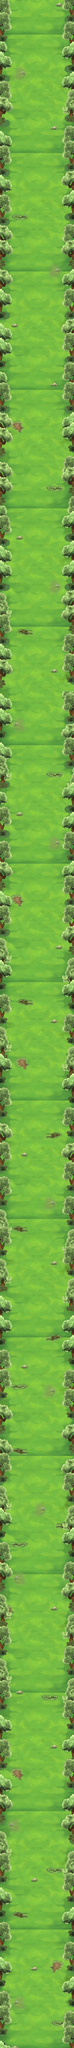

Tiled map render using the project's own tile images. Description and the map definition, with tile-layer contents summarised, below:
An orthogonal 15x415 tile map with 32x32 px tiles, 4 tile layers (Background, Background1, Decorate1, Decorate2), 2 tilesets and 362 objects (74x 5, 17x 4, 2x 1, 2, 3, ...).

<map version="1.0" orientation="orthogonal" width="15" height="415" tilewidth="32" tileheight="32">
 <tileset firstgid="1" name="grass" tilewidth="32" tileheight="32">
  <image source="grass.jpg" width="480" height="800" />
 </tileset>
 <tileset firstgid="376" name="grassc" tilewidth="32" tileheight="32">
  <image source="grassc.png" width="896" height="224" />
 </tileset>
 <layer name="Background" width="15" height="415">
  <data>[6225 cells, 6225 non-empty, 360 distinct tile ids]</data>
 </layer>
 <layer name="Background1" width="15" height="415">
  <data>[6225 cells, 632 non-empty, 51 distinct tile ids]</data>
 </layer>
 <objectgroup name="Objects" width="15" height="415">
  <object name="1" x="91" y="13251" width="282" height="20" />
  <object name="2" x="125" y="12454" width="281" height="20" />
  <object name="3" x="118" y="11652" width="244" height="19" />
  <object name="4" x="118" y="10852" width="244" height="19" />
  <object name="5" x="120" y="10051" width="244" height="19" />
  <object name="6" x="158" y="9250" width="244" height="19" />
  <object name="7" x="132" y="8454" width="244" height="19" />
  <object name="8" x="121" y="7654" width="244" height="19" />
  <object name="9" x="137" y="6849" width="244" height="19" />
  <object name="10" x="123" y="6056" width="244" height="19" />
  <object name="11" x="123" y="5255" width="244" height="19" />
  <object name="12" x="128" y="4450" width="244" height="19" />
  <object name="13" x="104" y="3657" width="244" height="19" />
  <object name="14" x="91" y="2852" width="244" height="19" />
  <object name="15" x="111" y="2052" width="244" height="19" />
  <object name="16" x="117" y="1252" width="244" height="19" />
  <object name="17" x="104" y="641" width="244" height="19" />
 </objectgroup>
 <objectgroup name="Enemys" width="15" height="415">
  <object x="225" y="1908">
   <properties>
    <property name="random" value="41,33" />
   </properties>
  </object>
  <object x="273" y="12243">
   <properties>
    <property name="random" value="10,11,13,14" />
   </properties>
  </object>
  <object name="5" x="150" y="9758">
   <properties>
    <property name="random" value="10,11,13,14" />
   </properties>
  </object>
  <object x="68" y="3805">
   <properties>
    <property name="random" value="36" />
    <property name="type" value="0" />
   </properties>
  </object>
  <object name="5" x="272" y="5348">
   <properties>
    <property name="random" value="10,11,13,14" />
   </properties>
  </object>
  <object x="167" y="9133">
   <properties>
    <property name="random" value="10,11,13,14" />
   </properties>
  </object>
  <object x="340" y="4313">
   <properties>
    <property name="random" value="10,11,13,14" />
   </properties>
  </object>
  <object x="340" y="12813">
   <properties>
    <property name="random" value="42" />
   </properties>
  </object>
  <object x="289" y="12664">
   <properties>
    <property name="random" value="10,11,13,14" />
   </properties>
  </object>
  <object x="81" y="6026">
   <properties>
    <property name="delay" value="10" />
    <property name="random" value="29" />
   </properties>
  </object>
  <object x="149" y="2783">
   <properties>
    <property name="random" value="42" />
   </properties>
  </object>
  <object x="329" y="3633">
   <properties>
    <property name="random" value="10,11,13,14" />
   </properties>
  </object>
  <object name="4" x="192" y="9001">
   <properties>
    <property name="random" value="37,38,37" />
   </properties>
  </object>
  <object x="138" y="7307">
   <properties>
    <property name="random" value="37,38,37" />
   </properties>
  </object>
  <object x="136" y="5853">
   <properties>
    <property name="random" value="37,38,37" />
   </properties>
  </object>
  <object x="315" y="12636">
   <properties>
    <property name="random" value="10,11,13,14" />
   </properties>
  </object>
  <object x="380" y="1537">
   <properties>
    <property name="random" value="36" />
    <property name="type" value="1" />
   </properties>
  </object>
  <object x="283" y="9780">
   <properties>
    <property name="random" value="10,11,13,14" />
   </properties>
  </object>
  <object x="340" y="1347">
   <properties>
    <property name="random" value="10,11,13,14" />
   </properties>
  </object>
  <object x="329" y="11425">
   <properties>
    <property name="random" value="10,11,13,14" />
   </properties>
  </object>
  <object x="109" y="10832">
   <properties>
    <property name="random" value="37,38,37" />
   </properties>
  </object>
  <object x="118" y="5237">
   <properties>
    <property name="random" value="10,11,13,14" />
   </properties>
  </object>
  <object name="4" x="229" y="12101">
   <properties>
    <property name="random" value="42" />
   </properties>
  </object>
  <object x="295" y="8280">
   <properties>
    <property name="random" value="10,11,13,14" />
   </properties>
  </object>
  <object name="5" x="273" y="7194">
   <properties>
    <property name="random" value="10,11,13,14" />
   </properties>
  </object>
  <object name="5" x="224" y="8131">
   <properties>
    <property name="random" value="10,11,13,14" />
   </properties>
  </object>
  <object x="101" y="3635">
   <properties>
    <property name="random" value="37,38,37" />
   </properties>
  </object>
  <object x="220" y="5148">
   <properties>
    <property name="random" value="32,47" />
   </properties>
  </object>
  <object x="355" y="2350">
   <properties>
    <property name="delay" value="10" />
    <property name="random" value="34,40" />
   </properties>
  </object>
  <object x="297" y="12270">
   <properties>
    <property name="random" value="10,11,13,14" />
   </properties>
  </object>
  <object x="187" y="12527">
   <properties>
    <property name="random" value="10,11,13,14" />
   </properties>
  </object>
  <object name="5" x="265" y="5702">
   <properties>
    <property name="random" value="10,11,13,14" />
   </properties>
  </object>
  <object name="5" x="255" y="10830">
   <properties>
    <property name="random" value="10,11,13,14" />
   </properties>
  </object>
  <object x="167" y="4218">
   <properties>
    <property name="random" value="10,11,13,14" />
   </properties>
  </object>
  <object x="52" y="9011">
   <properties>
    <property name="random" value="36" />
    <property name="type" value="0" />
   </properties>
  </object>
  <object x="142" y="13231">
   <properties>
    <property name="random" value="103,104,107" />
   </properties>
  </object>
  <object x="114" y="10319">
   <properties>
    <property name="random" value="37,38,37" />
   </properties>
  </object>
  <object name="4" x="95" y="4037">
   <properties>
    <property name="random" value="42" />
   </properties>
  </object>
  <object x="80" y="6548">
   <properties>
    <property name="random" value="36" />
    <property name="type" value="0" />
   </properties>
  </object>
  <object x="191" y="4429">
   <properties>
    <property name="random" value="10,11,13,14" />
   </properties>
  </object>
  <object x="313" y="4934">
   <properties>
    <property name="random" value="37,38,37" />
   </properties>
  </object>
  <object x="336" y="3520">
   <properties>
    <property name="random" value="10,11,13,14" />
   </properties>
  </object>
  <object x="138" y="12651">
   <properties>
    <property name="random" value="10,11,13,14" />
   </properties>
  </object>
  <object x="94" y="10609">
   <properties>
    <property name="delay" value="10" />
    <property name="random" value="29" />
   </properties>
  </object>
  </objectgroup>
 <layer name="Decorate1" width="15" height="415">
  <data>[6225 cells, 1507 non-empty, 126 distinct tile ids]</data>
 </layer>
 <layer name="Decorate2" width="15" height="415">
  <data>[6225 cells, 1737 non-empty, 126 distinct tile ids]</data>
 </layer>
</map>
<!-- 301 of 362 objects omitted -->